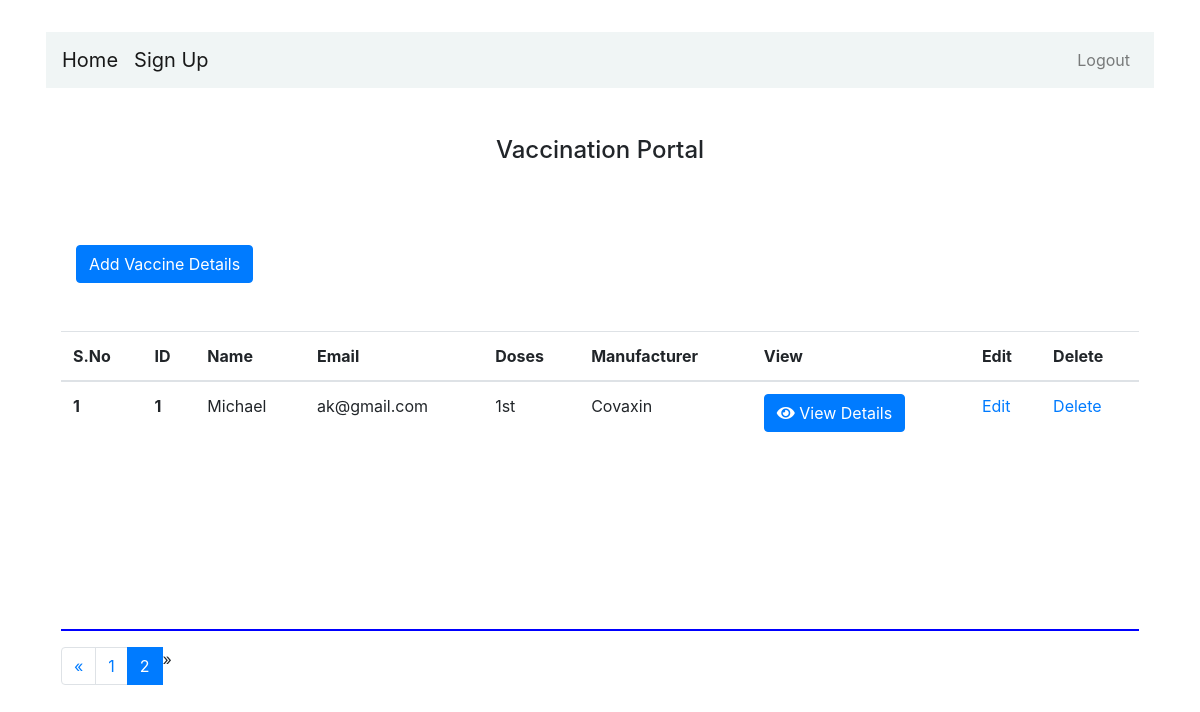
/dashboard/?page=2 (signed in), run on the app's committed database.
### portal/models.py (models this page shows, shortened)
class Person(models.Model):
    manufacturers = [
        ('Covaxin', 'Covaxin (Bharat Biotech)'),
        ('Covishield', 'Covishield (Serum Institute of India)'),
        ('Sputnik', 'Sputnik V'),
    ]
    doses = [
        ('1st', 'First Dose'),
        ('2nd', 'Second Dose'),
    ]
    name = models.CharField(max_length=500, verbose_name='First Name')
    fname = models.CharField(max_length=500, verbose_name="Father's Name")
    lname = models.CharField(max_length=500, verbose_name="Surname")
    dob = models.DateField(auto_now_add=False, verbose_name='Date of Birth')
    address = models.CharField(max_length=500)
    city = models.CharField(max_length=50)
    state = models.CharField(max_length=50)
    pin = models.CharField(max_length=50)
    phone = models.IntegerField()
    email = models.EmailField(max_length=254)
    manufacturers = models.CharField(max_length=50, choices=manufacturers)
    doses = models.CharField(max_length=50, choices=doses)
    dov = models.DateField(auto_now_add=False, verbose_name='Date of Vaccination')

### portal/views.py (the view)
# urls.py: path('dashboard/', views.dashboard, name='dashboard'),
def dashboard(request):
    person_object = Person.objects.all().order_by('-id')
    paginator = Paginator(person_object, 4)
    page = request.GET.get('page')
    try:
        persons = paginator.page(page)
    except PageNotAnInteger:
        persons = paginator.page(1)
    except EmptyPage:
        persons = paginator.page(paginator.num_pages)
    context = {'person_object': person_object, 'persons': persons}
    return render(request, 'dashboard.html', context)

### portal/templates/dashboard.html (shortened to what this page needs)
{% extends 'base.html' %}
{% block content %}
    {% if user.is_authenticated %}
        <div class="col-lg-12">
        <div class="container">
        <div class="row">
        <div class="col-lg-12">
        <div class="row">
        <div class="col-lg-12 text-center mt-5">
        <h4>Vaccination Portal</h4> <br>
        </div>
        <div class="col-lg-6 mt-5 mb-5">
        <a href="{% url 'add_vaccine_details' %}" class="btn btn-primary">Add Vaccine Details</a>
        </div>
        <div class="col-lg-6"></div>
        </div>
        </div>
        <table class="table table-hover" style="height:300px; overflow-y:scroll; border-bottom:2px blue solid;">
      <thead>
        <tr>
            <th scope="col">S.No</th>
            <th scope="col">ID</th>
            <th scope="col">Name</th>
            <th scope="col">Email</th>
            <th scope="col">Doses</th>
            <th scope="col">Manufacturer</th>
            <th scope="col">View</th>
            <th scope="col">Edit</th>
            <th scope="col">Delete</th>
        </tr>
      </thead>
      <tbody>
        {% for i in persons %}
        <tr>
          <th scope="row">{{forloop.counter}}</th>
          <th scope="row">{{i.id}}</th>
          <td>{{i.name}}</td>
          <td>{{i.email}}</td>
          <td>{{i.doses}}</td>
          <td>{{i.manufacturers}}</td>
          <td><button type="button" class="btn btn-primary" data-toggle="modal" data-target="#demo{{i.id}}">
    <i class="fa fa-eye" aria-hidden="true"></i> View Details
    </button></td>
            <td><a href="{%  url 'update-details' i.id %}">Edit</a></td>
            <td><a href="{%  url 'delete-details' i.id %}">Delete</a></td>
        </tr>
        {% endfor %}
      </tbody>
    </table>
    <nav aria-label="Page navigation example text-center">
    {% if persons.has_other_pages %}
      <ul class="pagination">
        {% if persons.has_previous %}
          <li class="page-item"><a class="page-link" href="?page={{ persons.previous_page_number }}">&laquo;</a></li>
        {% else %}
          <li class="disabled page-item"><span class="page-link">&laquo;</span></li>
        {% endif %}
        {% for i in persons.paginator.page_range %}
          {% if persons.number == i %}
            <li class="page-item active"><span class="page-link">{{ i }} <span class="sr-only">(current)</span></span></li>
          {% else %}
            <li class="page-item"><a class="page-link" href="?page={{ i }}">{{ i }}</a></li>
          {% endif %}
        {% endfor %}
        {% if persons.has_next %}
          <li class="page-item"><a class="page-link" href="?page={{ persons.next_page_number }}">&raquo;</a></li>
        {% else %}
          <li class="page-item disabled"><span>&raquo;</span></li>
        {% endif %}
      </ul>
    {% endif %}
    </nav>
        </div>
        </div>
        </div>
    {% else %}
        <a class="btn btn-primary btn-lg" href="{% url 'login' %}" role="button">Log In</a>
        <p>You are not logged in</p>
        <a href="{% url 'login' %}">Log In</a>
    {% endif %}
{% endblock %}

### data on the page
Person: id "1", name "Michael", email "ak@gmail.com", doses "1st", manufacturers "Covaxin"

### other printed values
{{ i }} "1"
{{ i }} "2"
